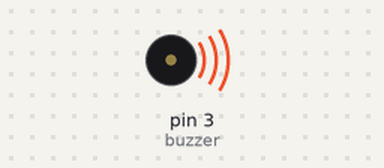
Simulated run of this sketch. Board: Arduino Uno, built with avr-gcc and run on an emulated ATmega328P. Shown: buzzer (waves = sounding, pin HIGH). What the sketch prints to the serial monitor is not drawn.

Above: at 0.05 s.
Timing chart, 0 to 3.0 s (numbered marks = the images above):
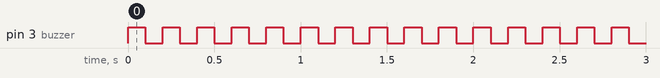

Measured:
- by itself, pin 3 (buzzer): alternates HIGH for 0.10 s and LOW for 0.10 s

The sketch:

buzzer_program_iot.ino
```cpp
int buzzer=3;
void setup() {
  // put your setup code here, to run once:
pinMode(buzzer,OUTPUT);
Serial.begin(9600);
}

void loop() {
  // put your main code here, to run repeatedly:
digitalWrite(buzzer,HIGH);
Serial.print("ON");
delay(100);
digitalWrite(buzzer,LOW);
Serial.print("OFF");
delay(100);

}
```
